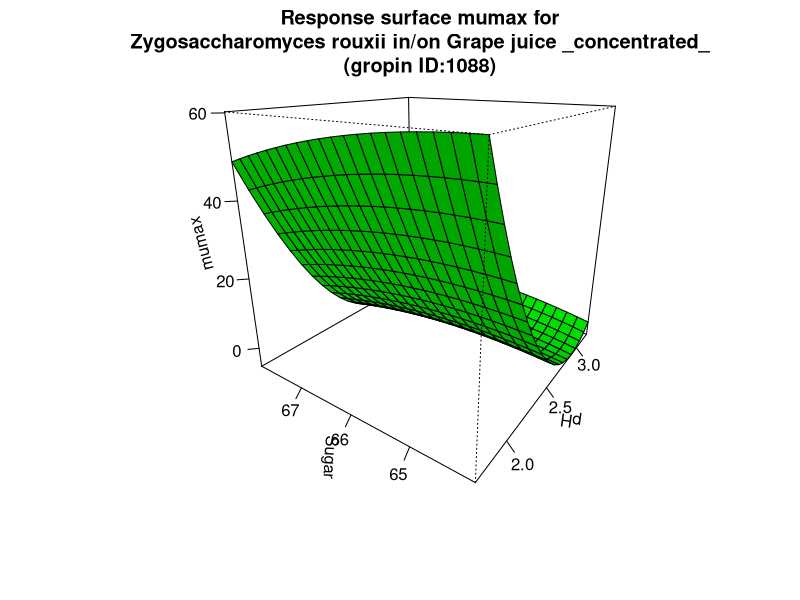

Generate this figure with R:
#############################
# start of Parameter script
#############################
pH <- seq(1.6983016983017,3.2032,length.out=21)
Sugar <- seq(64.064,67.9320679320679,length.out=21)
#############################
# end of Parameter script
#############################
############################# 
# start of Model script Gropin ID 1088 
#############################
 
# constant coefficients for this model
 
variables <- data.frame(pH,Sugar)
argumentsPar <- expand.grid(variables)
 
# heart of the model
response_surface <- function(pH,Sugar) {
   mumax <-(-2221.43+85.390*Sugar-0.700*(Sugar^2)-419.81*pH+45.270*(pH^2)+2.45*Sugar*pH)

return(mumax=mumax)
} 

# output parameters
responseSurface <- cbind(argumentsPar,response_surface(argumentsPar['pH'],argumentsPar['Sugar']))
colnames(responseSurface) <- c(colnames(argumentsPar),'mumax')
#############################
# End of Model script
#############################
############################# 
# start of Visualisation script Gropin ID 1088 
#############################
persp(pH,Sugar,matrix(unlist(responseSurface$'mumax'),nrow=21),col = 'green',xlab='pH',ylab='Sugar',zlab='mumax',main='Response surface mumax for
Zygosaccharomyces rouxii in/on Grape juice _concentrated_
(gropin ID:1088)',theta=305,phi=20,shade=0.25,ticktype = 'detailed')
#############################
# End of Visualisation script
#############################
